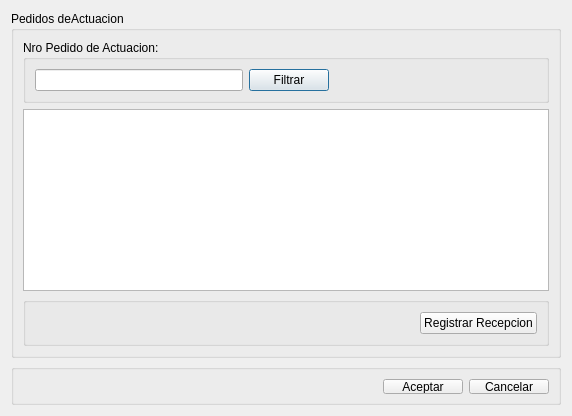
<?xml version="1.0" encoding="UTF-8"?>
<ui version="4.0">
 <class>DialogRegistrarRecepcionDePedidoDeActuacion</class>
 <widget class="QDialog" name="DialogRegistrarRecepcionDePedidoDeActuacion">
  <property name="geometry">
   <rect>
    <x>0</x>
    <y>0</y>
    <width>572</width>
    <height>416</height>
   </rect>
  </property>
  <property name="windowTitle">
   <string>Registrar Recepcion de Pedido de Actuacion</string>
  </property>
  <layout class="QVBoxLayout" name="verticalLayout">
   <item>
    <widget class="QGroupBox" name="groupBox">
     <property name="title">
      <string>Pedidos deActuacion</string>
     </property>
     <layout class="QGridLayout" name="gridLayout">
      <item row="1" column="0">
       <widget class="QTableWidget" name="tableWidget"/>
      </item>
      <item row="0" column="0">
       <widget class="QGroupBox" name="groupBox_2">
        <property name="title">
         <string>Nro Pedido de Actuacion:  </string>
        </property>
        <layout class="QGridLayout" name="gridLayout_2">
         <item row="0" column="0">
          <widget class="QLineEdit" name="lineEdit"/>
         </item>
         <item row="0" column="1">
          <widget class="QPushButton" name="pushButton_FiltroNroPedido">
           <property name="text">
            <string>Filtrar</string>
           </property>
          </widget>
         </item>
         <item row="0" column="2">
          <spacer name="horizontalSpacer">
           <property name="orientation">
            <enum>Qt::Horizontal</enum>
           </property>
           <property name="sizeHint" stdset="0">
            <size>
             <width>40</width>
             <height>20</height>
            </size>
           </property>
          </spacer>
         </item>
        </layout>
       </widget>
      </item>
      <item row="2" column="0">
       <widget class="QGroupBox" name="groupBox_3">
        <property name="title">
         <string/>
        </property>
        <layout class="QGridLayout" name="gridLayout_3">
         <item row="0" column="1">
          <widget class="QPushButton" name="pushButton_Registrar">
           <property name="text">
            <string>Registrar Recepcion</string>
           </property>
          </widget>
         </item>
         <item row="0" column="0">
          <spacer name="horizontalSpacer_2">
           <property name="orientation">
            <enum>Qt::Horizontal</enum>
           </property>
           <property name="sizeHint" stdset="0">
            <size>
             <width>40</width>
             <height>20</height>
            </size>
           </property>
          </spacer>
         </item>
        </layout>
       </widget>
      </item>
     </layout>
    </widget>
   </item>
   <item>
    <widget class="QGroupBox" name="groupBoxButtonBox">
     <property name="minimumSize">
      <size>
       <width>271</width>
       <height>41</height>
      </size>
     </property>
     <property name="maximumSize">
      <size>
       <width>16777215</width>
       <height>41</height>
      </size>
     </property>
     <property name="title">
      <string/>
     </property>
     <layout class="QGridLayout" name="gridLayout_6">
      <property name="leftMargin">
       <number>9</number>
      </property>
      <property name="topMargin">
       <number>9</number>
      </property>
      <property name="rightMargin">
       <number>9</number>
      </property>
      <property name="bottomMargin">
       <number>8</number>
      </property>
      <item row="0" column="1">
       <widget class="QPushButton" name="pushButtonAceptar">
        <property name="text">
         <string>Aceptar</string>
        </property>
       </widget>
      </item>
      <item row="0" column="2">
       <widget class="QPushButton" name="pushButtonCancelar">
        <property name="text">
         <string>Cancelar</string>
        </property>
       </widget>
      </item>
      <item row="0" column="0">
       <spacer name="horizontalSpacer_6">
        <property name="orientation">
         <enum>Qt::Horizontal</enum>
        </property>
        <property name="sizeHint" stdset="0">
         <size>
          <width>40</width>
          <height>20</height>
         </size>
        </property>
       </spacer>
      </item>
     </layout>
    </widget>
   </item>
  </layout>
 </widget>
 <resources/>
 <connections/>
</ui>
